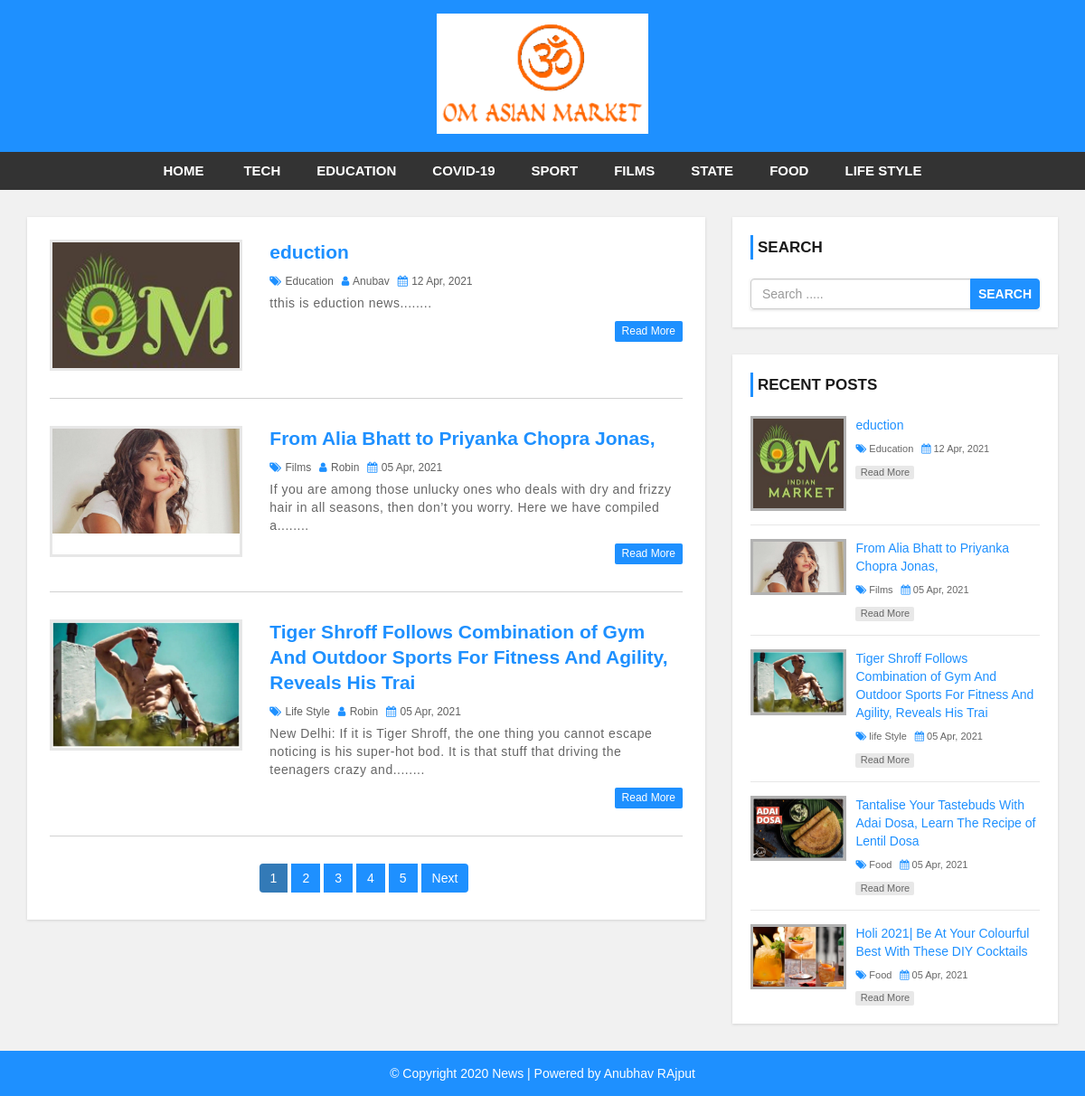
The page / on the database its author committed.
### tables this page shows
CREATE TABLE `settings` (
  `websitename` varchar(60) NOT NULL,
  `logo` varchar(50) NOT NULL,
  `footerdesc` varchar(255) NOT NULL
);

CREATE TABLE `category` (
  `category_id` int(11) NOT NULL,
  `category_name` varchar(100) NOT NULL,
  `post` int(11) NOT NULL DEFAULT 0
);

CREATE TABLE `post` (
  `post_id` int(11) NOT NULL,
  `title` varchar(100) NOT NULL,
  `description` text NOT NULL,
  `category` varchar(100) NOT NULL,
  `post_date` varchar(50) NOT NULL,
  `author` int(11) NOT NULL,
  `post_img` varchar(100) NOT NULL
);

CREATE TABLE `user` (
  `user_id` int(10) UNSIGNED NOT NULL,
  `first_name` varchar(30) NOT NULL,
  `last_name` varchar(30) NOT NULL,
  `username` varchar(30) DEFAULT NULL,
  `password` varchar(40) DEFAULT NULL,
  `role` int(11) NOT NULL
);

### index.php (the view, shortened to what this page needs)
<?php include 'header.php'; ?>
    <div id="main-content">
        <div class="container">
            <div class="row">
                <div class="col-md-8">
                    <div class="post-container">
                       <?php
                             include "admin/config.php";
                             $limit = 3;
                             if(isset($_GET['page']))
                             {
                              $page= $_GET['page'];
                             }
                              else
                              {
                                $page= 1;
                              }
                             $offset =($page-1)*$limit;
                             $sql = "SELECT * FROM post
                             LEFT JOIN category ON post.category= category.category_id
                             LEFT JOIN user ON post.author =  user.user_id ORDER BY post.post_id  DESC LIMIT {$offset},{$limit}";
                             $result= mysqli_query($conn, $sql) or die("Query Faild");
                             if(mysqli_num_rows($result) > 0)
                              {
                                while($row= mysqli_fetch_assoc($result)) {
                            ?>
                        <div class="post-content">
                            <div class="row">
                                <div class="col-md-4">
                                    <a class="post-img" href="single.php?id=<?php  echo $row['post_id'];?>"><img src="admin/upload/<?php echo $row['post_img']; ?>" alt=""/></a>
                                </div>
                                <div class="col-md-8">
                                    <div class="inner-content clearfix">
                                        <h3><a href='single.php?id=<?php  echo  $row['post_id'];?>'><?php   echo $row['title'];?></a></h3>
                                        <div class="post-information">
                                            <span>
                                                <i class="fa fa-tags" aria-hidden="true"></i>
                                                <a href='category.php?cid=<?php  echo $row['category'];?>'><?php  echo $row['category_name'];?></a>
                                            </span>
                                            <span>
                                                <i class="fa fa-user" aria-hidden="true"></i>
                                                <a href='author.php?aid=<?php  echo $row['author'];?>'><?php echo $row['username'];?></a>
                                            </span>
                                            <span>
                                                <i class="fa fa-calendar" aria-hidden="true"></i>
                                                <?php   echo  $row['post_date'];?>
                                            </span>
                                        </div>
                                        <p class="description">
                                        <?php echo  substr($row['description'],0,150). "........";?>
                                        </p>
                                        <a class='read-more pull-right' href='single.php?id=<?php echo  $row['post_id'];?>'>read more</a>
                                    </div>
                                </div>
                            </div>
                            </div>
                            <?php
                                }
                            } else{
                                 echo "<h2> how record in found</h2>";
                            }
                            $sql1= "SELECT * FROM post";
                            $result1= mysqli_query($conn,$sql1) or die ("query fqaild");
                            if (mysqli_num_rows ($result1)>0)
                            {
                                $total_record= mysqli_num_rows ($result1);
                                $limit = 3;
                                $total_page= ceil($total_record/$limit);
                                echo '<ul class="pagination admin-pagination"> ';
                                for ($i=1; $i<= $total_page;$i++)
                                {
                                if($i==$page)
                                {
                                    $active="active";
                                }else{
                                        $active= "";
                                }
                                echo '<li class="'.$active.'"><a href ="index.php?page='.$i.'">'.$i.'</a></li>';
                                }
                                if($total_page > $page)
                                {
                                    echo '<li> <a  href="index.php?page='.($page+1).'">Next</a></li>';
                                }
                                echo '</ul>';
                            }
                         ?>
                    </div>
                </div>
                <?php include 'sidebar.php'; ?>
            </div>
        </div>
    </div>
<?php include 'footer.php'; ?>

### header.php (shortened to what this page needs)
<?php
 include "admin/config.php";
?>
<!DOCTYPE html>
<html lang="en">
<head>
    <link rel="stylesheet" href="css/bootstrap.min.css" />
    <link rel="stylesheet" href="css/font-awesome.css">
    <link rel="stylesheet" href="css/style.css">
</head>
<body>
<div id="header">
    <div class="container">
        <div class="row">
            <div class=" col-md-offset-4 col-md-4">
            <?php
                     $sql ="SELECT logo FROM settings";
                     $result = mysqli_query($conn, $sql) or die("Query Failed.");
                     if(mysqli_num_rows($result) > 0){
                        while($row = mysqli_fetch_assoc($result)) {
                    ?>
                        <a href="index.php" id ="logo"><img class="logo" src="admin/images/<?php echo $row['logo'];?>"></a>
                        <?php
                        }}
                        ?>
            </div>
        </div>
    </div>
</div>
<div id="menu-bar">
    <div class="container">
        <div class="row">
            <div class="col-md-12">
            <?php
         include "admin/config.php";
          $sql= "SELECT * FROM category  WHERE  post > 0 ";
          $result= mysqli_query($conn, $sql) or die("Query Faild");
          if(mysqli_num_rows($result) > 0)
           {
            $active="";
         ?>
                <ul class='menu'>
                <li><a  class='' href='index.php'>Home</a></li>
                    <?php  while($row= mysqli_fetch_assoc($result)) {
                     echo "<li><a  class='{$active}' href='category.php?cid={$row['category_id']} '> {$row['category_name']}</a></li>";
                    }?>
                </ul>
                <?php } ?>
            </div>
        </div>
    </div>
</div>

### sidebar.php
<div id="sidebar" class="col-md-4">
    <div class="search-box-container">
        <h4>Search</h4>
        <form class="search-post" action="search.php" method ="GET">
            <div class="input-group">
                <input type="text" name="search" class="form-control" placeholder="Search .....">
                <span class="input-group-btn">
                    <button type="submit" class="btn btn-danger">Search</button>
                </span>
            </div>
        </form>
    </div>
    <div class="recent-post-container">
        <h4>Recent Posts</h4>
        <?php
        include "admin/config.php";
        $limit = 5;
        $sql = "SELECT * FROM post
        LEFT JOIN category ON post.category = category.category_id
        ORDER BY post.post_id DESC LIMIT {$limit}";
        $result = mysqli_query($conn, $sql) or die("Query Failed. : Recent Post");
        if(mysqli_num_rows($result) > 0){
          while($row = mysqli_fetch_assoc($result)) {
      ?>
        <div class="recent-post">
            <a class="post-img" href="single.php?id=<?php echo $row['post_id']; ?>">
                <img src="admin/upload/<?php echo $row['post_img']; ?>" alt=""/>
            </a>
            <div class="post-content">
                <h5><a href="single.php?id=<?php echo $row['post_id']; ?>"><?php echo $row['title']; ?></a></h5>
                <span>
                    <i class="fa fa-tags" aria-hidden="true"></i>
                    <a href='category.php?cid=<?php echo $row['category']; ?>'><?php echo $row['category_name']; ?></a>
                </span>
                <span>
                    <i class="fa fa-calendar" aria-hidden="true"></i>
                    <?php echo $row['post_date']; ?>
                </span>
                <a class="read-more" href="single.php?id=<?php echo $row['post_id']; ?>">read more</a>
            </div>
        </div>
    <?php
      }
    }
    ?>
    </div>
</div>

### footer.php
<div id ="footer">
    <div class="container">
        <div class="row">
            <div class="col-md-12">
                <span>© Copyright 2020 News | Powered by <a href="#">Anubhav RAjput</a></span>
            </div>
        </div>
    </div>
</div>
</body>
</html>

### css/style.css (style rules this page uses)
body { background: #f1f1f1; font-family: sans-serif,arial,Helvetica; }
a, a:hover, a:focus { text-decoration: none; outline: none; }
ul { margin:0; padding:0; list-style:none; }
img.logo { width: 100%; height: auto; display: block; }
form { background: #fff; padding: 25px; box-shadow:0 1px 3px rgba(0, 0, 0, 0.13); }
#header { background: #1e90ff; text-align: center; padding: 15px; }
#logo { display: inline-block; width: 65%; }
#logo img { width: 100%; }
#menu-bar { background: #333; text-align: center; }
#menu-bar .menu > li { display: inline-block; }
.menu > li > a { padding: 10px 20px; display: block; text-transform: uppercase; color: #fff; font-size: 15px; font-weight:600; transition:all 0.5s ease 0s; }
#main-content { padding: 30px 0; min-height: 750px; }
#main-content .post-container { background-color: #fff; padding: 25px; box-shadow: 0 1px 3px rgba(0, 0, 0, 0.13); }
#main-content .post-content { border-bottom: 1px solid #d1d1d1; padding: 0 0 30px; margin-bottom:30px; }
#main-content .post-content img { width: 100%; }
#main-content .post-content .post-img { border: 3px solid #e7e7e7; display: block; height: 145px; overflow: hidden; transition: border .3s; }
#main-content .post-content h3 { font-size: 21px; line-height: 28px; font-weight: 600; margin: 0 0 7px; }
#main-content .post-content h3 a { color: #1e90ff; transition:all 0.3s; }
#main-content .post-content .post-information span { color: #606060; font-size: 12px; text-transform: capitalize; margin: 0 5px 5px 0; display: inline-block; }
#main-content .post-content .post-information i { color: #1e90ff; margin-right: 1px; }
#main-content .post-content .post-information a { color: #606060; text-decoration: none; }
#main-content .post-content p, #main-content .single-post p { color: #666; font-size: 14px; letter-spacing: 0.5px; margin:0 0 10px; }
#main-content .post-content a.read-more { color: #fff; background-color: #1E90FF; font-size: 12px; text-transform: capitalize; padding: 3px 8px; border-radius: 2px; transition: all 0.3s; }
.pagination { display: block; text-align: center; margin: 0; }
.pagination li { display:inline-block; margin: 0 5px 0 0; }
.pagination li a { border: none; background: #1e90ff; color: #fff; }
i.fa { color:#222; }
#sidebar h4 { color: #1A1A1A; font-size: 17px; line-height: 27px; font-weight:600; text-transform: uppercase; padding: 0 0 0 5px; margin: 0 0 21px; border-left: 3px solid #1e90ff; }
#sidebar .search-box-container { background-color: #fff; padding: 20px; margin: 0 0 30px; box-shadow: 0 1px 3px rgba(0, 0, 0, 0.13); }
#sidebar .search-post { padding: 0; }
#sidebar .search-post input { color: #606060; }
#sidebar .search-post .btn { font-weight: 600; text-transform: uppercase; padding: 6px 8px; background-color: #1E90FF; border-color: #1E90FF; outline: none; }
#sidebar .recent-post-container { padding: 20px; background: #fff; box-shadow: 0 1px 3px rgba(0, 0, 0, 0.13); }
#sidebar .recent-post { border-bottom: 1px solid #e7e7e7; padding: 0 0 15px; margin: 0 0 15px; }
#sidebar .recent-post:last-child { margin: 0; padding: 0; border: none; }
#sidebar .recent-post .post-img { display: inline-block; width: 33%; border: 3px solid rgba(0,0,0,0.3); vertical-align: top; transition: border .3s; }
#sidebar .recent-post .post-img img { width: 100%; }
#sidebar .recent-post .post-content { width: 65%; display: inline-block; border: none; padding: 0 0 0 7px; margin: 0; }
#sidebar .recent-post h5 { font-size: 14px; line-height: 20px; margin: 0 0 5px; }
#sidebar .recent-post h5 a { color: #1E90FF; }
#sidebar .recent-post span { color: #666; font-size: 11px; display: inline-block; margin: 0 5px 10px 0; }
#sidebar .recent-post span a { color: #666; }
#sidebar .recent-post span i { color: #1E90FF; }
#sidebar .recent-post a.read-more { color: #666; background-color: rgba(0,0,0,0.09); width: 65px; font-size: 11px; text-align: center; padding: 0; display: block; transition: all 0.3s; }
#footer { color: #fff; padding:15px 0; text-align:center; background-color:#1e90ff; }
#footer a { color:#fff; }

### rows shown on the page
settings: logo (picture)
category: category_name "TECH"
category: category_name "EDUCATION"
category: category_name "COVID-19"
category: category_name "SPORT"
category: category_name "FILMS"
category: category_name "STATE"
category: category_name "FOOD"
category: category_name "LIFE STYLE"
post: post_img (picture), title "eduction", category.category_name "Education", user.username "Anubav", post_date "12 Apr, 2021", description "tthis is eduction news"
post: post_img (picture), title "From Alia Bhatt to Priyanka Chopra Jonas,", category.category_name "Films", user.username "Robin", post_date "05 Apr, 2021", description "If you are among those unlucky ones who deals with dry and frizzy hair in all seasons, then don’t you worry. Here we have compiled a"
post: post_img (picture), title "Tiger Shroff Follows Combination of Gym And Outdoor Sports For Fitness And Agility, Reveals His Trai", category.category_name "Life Style", user.username "Robin", post_date "05 Apr, 2021", description "New Delhi: If it is Tiger Shroff, the one thing you cannot escape noticing is his super-hot bod. It is that stuff that driving the teenagers crazy and", category.category_name "life Style"
post: post_img (picture), title "Tantalise Your Tastebuds With Adai Dosa, Learn The Recipe of Lentil Dosa", category.category_name "Food", post_date "05 Apr, 2021"
post: post_img (picture), title "Holi 2021| Be At Your Colourful Best With These DIY Cocktails", category.category_name "Food", post_date "05 Apr, 2021"
